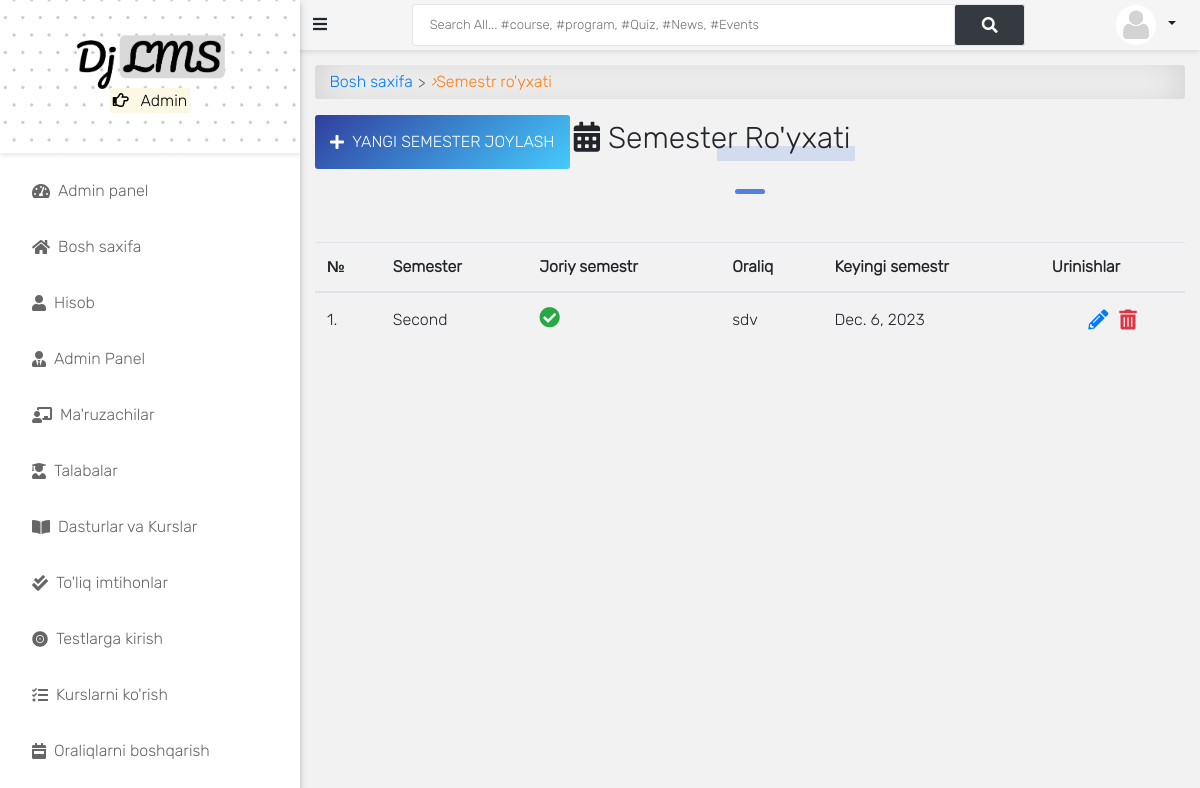
/semester/ (signed in), run on an earlier commit of the app's database.
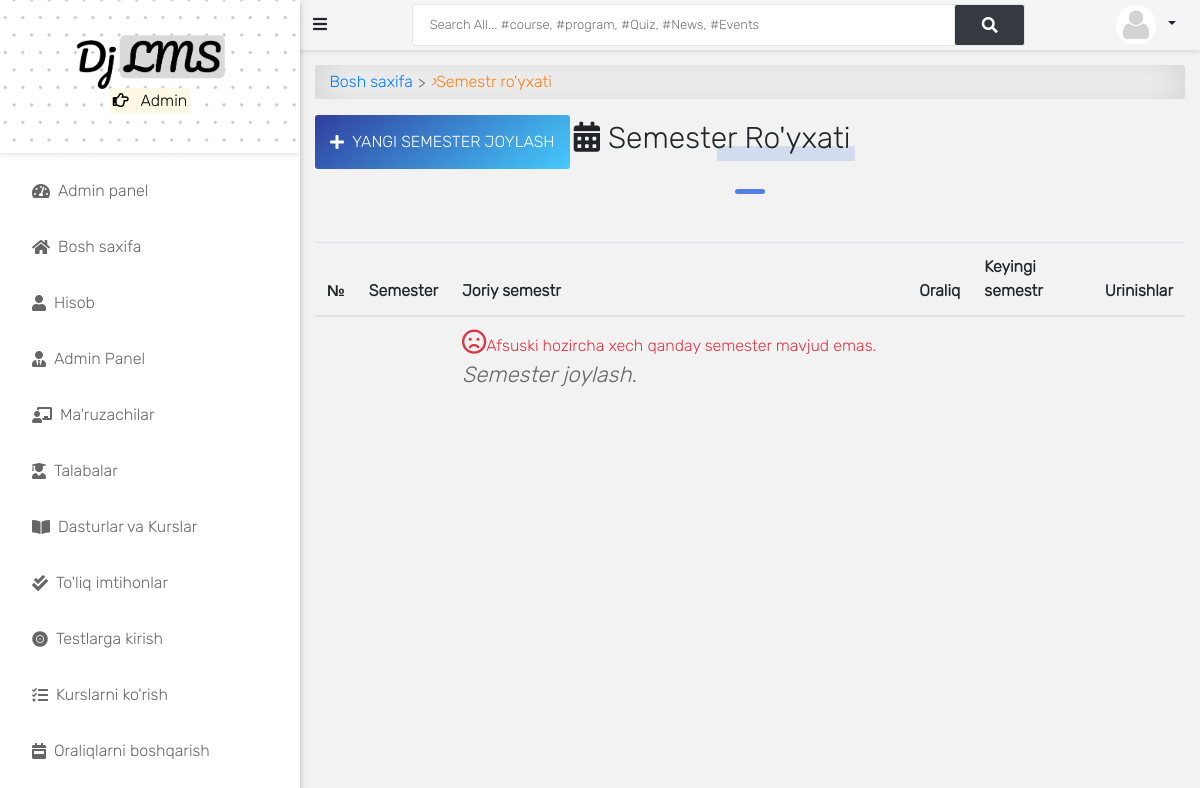
And on a later commit of the database.
### accounts/models.py (models this page shows, shortened)
class User(AbstractUser):
    is_student = models.BooleanField(default=False)
    is_lecturer = models.BooleanField(default=False)
    is_parent = models.BooleanField(default=False)
    is_dep_head = models.BooleanField(default=False)
    phone = models.CharField(max_length=60, blank=True, null=True)
    address = models.CharField(max_length=60, blank=True, null=True)
    picture = models.ImageField(upload_to='profile_pictures/%y/%m/%d/', default='default.png', null=True)
    email = models.EmailField(blank=True, null=True)
    username_validator = ASCIIUsernameValidator()
    objects = UserManager()
    @property
    def get_full_name(self):
        full_name = self.username
        if self.first_name and self.last_name:
            full_name = self.first_name + " " + self.last_name
        return full_name
    @property
    def get_user_role(self):
        if self.is_superuser:
            return "Admin"
        elif self.is_student:
            return "Student"
        elif self.is_lecturer:
            return "Lecturer"
        elif self.is_parent:
            return "Parent"

### app/models.py (models this page shows, shortened)
class Semester(models.Model):
    semester = models.CharField(max_length=10, choices=SEMESTER, blank=True)
    is_current_semester = models.BooleanField(default=False, blank=True, null=True)
    session = models.ForeignKey(Session, on_delete=models.CASCADE, blank=True, null=True)
    next_semester_begins = models.DateField(null=True, blank=True)

class Session(models.Model):
    session = models.CharField(max_length=200, unique=True)
    is_current_session = models.BooleanField(default=False, blank=True, null=True)
    next_session_begins = models.DateField(blank=True, null=True)
    def __str__(self):
        return self.session

### app/views.py (the view)
# urls.py: path('semester/', semester_list_view, name="semester_list"),
@login_required
@lecturer_required
def semester_list_view(request):
    semesters = Semester.objects.all().order_by('-is_current_semester', '-semester')
    return render(request, 'app/semester_list.html', {"semesters": semesters, })

### templates/app/semester_list.html (shortened to what this page needs)
{% extends 'base.html' %}
{% block content %}
<div id="input-nav"><a href="{% url 'home' %}" class="primary1">Bosh saxifa</a> <i>&rsaquo;</i> Semestr ro'yxati</div>
{% if request.user.is_superuser %}
<a class="add-button" href="{% url 'add_semester' %}"><i class="fas fa-plus"></i>Yangi semester joylash</a>
{% endif %}
<div class="title-1"><i class="fas fa-calendar-alt"></i>Semester ro'yxati</div>
<div class="title-line"></div>
<div class="table-responsive table-shadow p-0 mt-5">
    <table class="table">
        <thead>
            <tr>
                <th>№</th>
                <th> Semester </th>
                <th> Joriy semestr </th>
                <th> Oraliq </th>
                <th> Keyingi semestr </th>
                {% if request.user.is_superuser %}
                <th> Urinishlar </th>
                {% endif %}
            </tr>
        </thead>
        <tbody>
            {% for semester in semesters %}
            <tr>
                <td> {{ forloop.counter }}.</td>
                <td>{{ semester.semester }}</td>
                <th>
                    {% if semester.is_current_semester == False %}
                    <i class="fas fa-times-circle fa-1-5x danger"></i>
                    {% else %}
                    <i class="fas fa-check-circle fa-1-5x"></i>
                    {% endif %}
                </th>
                <td>{{ semester.session }}</td>
                <td>{{ semester.next_semester_begins }}</td>
                {% if request.user.is_superuser %}
                <td>
                    <div class="update-delete">
                        <a href="{% url 'edit_semester' pk=semester.pk %}" class="update" title="Taxrirlash"><i
                                class="fas fa-pencil-alt"></i></a>
                        <a href="{% url 'delete_semester' pk=semester.pk %}" class="delete" title="O'chirish"><i
                                class="fas fa-trash-alt"></i></a>
                    </div>
                </td>
                {% endif %}
                {% empty %}
            <tr>
                <td></td>
                <td></td>
                <td>
                    <span class="text-danger">
                        <i class="far fa-frown"></i>Afsuski hozircha xech qanday semester mavjud emas.
                        {% if request.user.is_superuser %}
                        <a href="{% url 'add_semester' %}">
                            <i class="primary" style="font-size: 22px;">
                                Semester joylash.
                            </i>
                            {% endif %}
                        </a>
                    </span>
                </td>
                <td></td>
                <td></td>
                <td></td>
            </tr>
            {% endfor %}
        </tbody>
    </table>
</div>
{% endblock content %}

### templates/base.html (shortened to what this page needs)
{% load static %}
<!DOCTYPE html>
<html lang="uz">
<head>
    <link rel="stylesheet" type="text/css" href="{% static 'css/bootstrap.min.css' %}">
    <link rel="stylesheet" type="text/css" href="{% static 'css/all.css' %}">
    <link rel="stylesheet" type="text/css" href="{% static 'css/style.css' %}">
</head>
<body>
    {% include 'aside.html' %}
    <div id="main">
        {% include 'navbar.html' %}
        <div class="container-fluid" id="main-content">
            {% block content %}{% endblock content %}
        </div>
    </div>
</body>
</html>

### templates/aside.html (shortened to what this page needs)
{% load static %}
<div id="side-nav">
  <div class="main-menu">
    <div
      class="top-side text-center py-4"
      style="background-image: url({% static '/img/dotted.jpg' %})"
    >
      <img
        src="{% static 'img/logo.png' %}"
        width="150px"
        alt="Student LMS"
      />
      <p class="text-orange">
        <mark>
          <i class="far fa-hand-point-right"></i>
          {{ request.user.get_user_role }}
        </mark>
      </p>
    </div>
    {% url 'home' as hom %} {% url 'dashboard' as dash %}
    <ul>
      {% if request.user.is_superuser %}
      <li class="{% if request.path == dash %}active{% endif %}">
        <a href="{% url 'dashboard' %}"
          ><i class="fas fa-tachometer-alt"></i>Admin panel</a
        >
      </li>
      {% endif %}
      <li class="{% if request.path == hom %}active{% endif %}">
        <a href="{% url 'home' %}"><i class="fas fa-home"></i>Bosh saxifa</a>
      </li>
      <li class="{% if request.path == prof %}active{% endif %}">
        <a href="{% url 'profile' %}"><i class="fas fa-user"></i>Hisob</a>
      </li>
      {% if request.user.is_superuser %}
      <li class="{% if request.path == admin_p %}active{% endif %}">
        <a href="{% url 'admin_panel' %}"
          ><i class="fas fa-user-tie"></i>Admin Panel</a
        >
      </li>
      <li class="{% if request.path == lec %}active{% endif %}">
        <a href="{% url 'lecturer_list' %}"
          ><i class="fas fa-chalkboard-teacher"></i>Ma'ruzachilar</a
        >
      </li>
      <li class="{% if request.path == stu %}active{% endif %}">
        <a href="{% url 'student_list' %}"
          ><i class="fas fa-user-graduate"></i>Talabalar</a
        >
      </li>
      {% endif %}
      <li class="{% if request.path == pro %}active{% endif %}">
        <a href="{% url 'programs' %}"
          ><i class="fas fa-book-open"></i>Dasturlar va Kurslar</a
        >
      </li>
      {% if request.user.is_superuser or request.user.is_lecturer %}
      <li class="{% if request.path == qce %}active{% endif %}">
        <a href="{% url 'quiz_marking' %}"
          ><i class="fas fa-check-double"></i>To'liq imtihonlar</a
        >
      </li>
      {% endif %} {% if request.user.is_superuser %}
      <li class="{% if request.path == qpr %}active{% endif %}">
        <a href="{% url 'quiz_progress' %}"
          ><i class="fas fa-record-vinyl"></i>Testlarga kirish</a
        >
      </li>
      <li class="{% if request.path == cav %}active{% endif %}">
        <a href="{% url 'course_allocation_view' %}"
          ><i class="fas fa-tasks"></i>Kurslarni ko'rish</a
        >
      </li>
      <li class="{% if request.path == sess %}active{% endif %}">
        <a href="{% url 'session_list' %}"
          ><i class="fas fa-calendar-week"></i>Oraliqlarni boshqarish</a
        >
      </li>
      <li class="{% if request.path == sem %}active{% endif %}">
        <a href="{% url 'semester_list' %}"
          > Sessiyani boshqarish</a
        >
      </li>
      {% endif %}
      <br />
    </ul>
  </div>
</div>

### templates/navbar.html (shortened to what this page needs)
<div id="top-navbar">
	<div class="container">
		<div class="nav-wrapper">
			<div class="toggle-btn" onclick="toggleSidebar()">
				<i class="fas fa-bars"></i>
			</div>
			<form class="form-header" action="{% url 'query' %}" method="GET">
				<input id="primary-search" class="au-input au-input--xl" type="text" name="q" value="{{ request.GET.q }}"
					placeholder="Search All... #course, #program, #Quiz, #News, #Events" required />
				<button class="au-btn--submit" type="submit">
					<i class="fas fa-search"></i>
				</button>
			</form>
			<div class="dropdown">
				<button class="btn btn-sm dropdown-toggle" type="button" id="dropdownMenuButton" data-toggle="dropdown"
					aria-haspopup="true" aria-expanded="false">
					<img class="profile-pic" src="{{ request.user.picture.url }}">
				</button>
			</div>
		</div>
	</div>
</div>

### static/css/all.css (style rules this page uses)
.fa, .fas, .far, .fal, .fad, .fab { -moz-osx-font-smoothing: grayscale; -webkit-font-smoothing: antialiased; display: inline-block; font-style: normal; font-variant: normal; text-rendering: auto; line-height: 1; }
.fa-bars:before { content: "\f0c9"; }
.fa-book-open:before { content: "\f518"; }
.fa-calendar-alt:before { content: "\f073"; }
.fa-calendar-week:before { content: "\f784"; }
.fa-chalkboard-teacher:before { content: "\f51c"; }
.fa-check-double:before { content: "\f560"; }
.fa-frown:before { content: "\f119"; }
.fa-hand-point-right:before { content: "\f0a4"; }
.fa-home:before { content: "\f015"; }
.fa-plus:before { content: "\f067"; }
.fa-record-vinyl:before { content: "\f8d9"; }
.fa-search:before { content: "\f002"; }
.fa-tachometer-alt:before { content: "\f3fd"; }
.fa-tasks:before { content: "\f0ae"; }
.fa-user:before { content: "\f007"; }
.fa-user-graduate:before { content: "\f501"; }
.fa-user-tie:before { content: "\f508"; }
.far { font-family: 'Font Awesome 5 Free'; font-weight: 400; }
.fa, .fas { font-family: 'Font Awesome 5 Free'; font-weight: 900; }

### templates/aside.html (style rules this page uses)
.top-side { background-size: cover; background-position: top center; }

What changed in the data, as far as the page shows it:
removed Semester: semester "Second", is_current_semester True (drawn), session "sdv", next_semester_begins "Dec. 6, 2023"
Also different on the page:
text now shown: "Afsuski hozircha xech qanday semester mavjud emas. Semester joylash."
